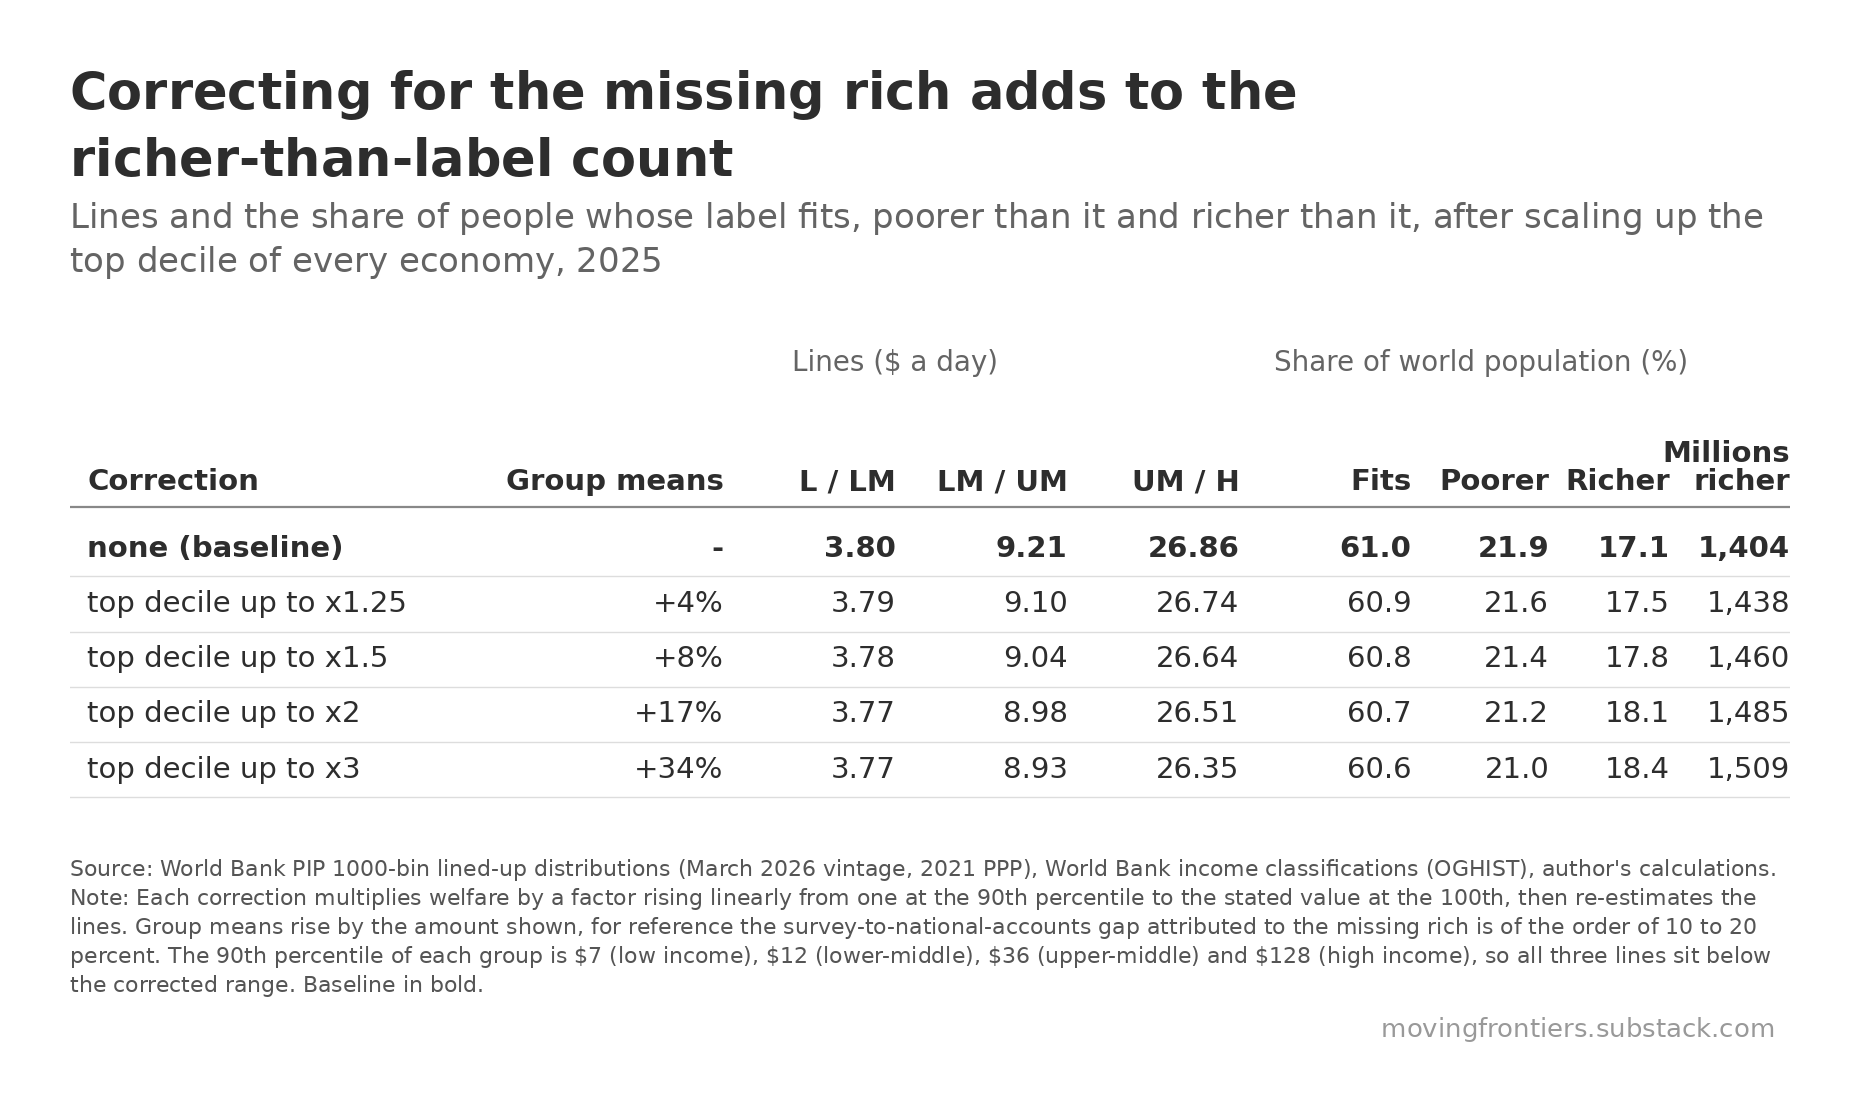

Here is the Python script that generated this plot:
"""table-4-missing-rich.py - Moving Frontiers, Belindia post. Self-sufficient: house style and data embedded.
Data frozen 12 Sep 2026 from World Bank PIP 1000-bin distributions (March 2026 vintage) and OGHIST (July 2026);
2026 = nowcast with China high income. Run: python3 table-4-missing-rich.py  ->  table-4-missing-rich.png (and table-4-missing-rich.csv is the same data).
Method: typicality lines = crossings of the four class curves of daily welfare (see belindia_typicality.xlsx)."""
import matplotlib; matplotlib.use("Agg")
import matplotlib.pyplot as plt, numpy as np, sys, types

# ---------------------------------------------------------------- house style (moving_frontiers_style.py, verbatim)
_mf = types.ModuleType("moving_frontiers_style"); sys.modules["moving_frontiers_style"] = _mf
exec(compile('"""\nmoving_frontiers_style.py - Moving Frontiers house style.\n\nDraw the plot in matplotlib, save it, then call compose(). The title, subtitle,\ncaption and watermark are laid out in PIL, where every gap is measured ink to ink\nrather than through matplotlib text boxes, which carry the font\'s full ascent and\ndescent whether or not the string has ascenders or descenders.\n\n    import moving_frontiers_style as mf\n    mf.rc()\n    fig, ax = plt.subplots(figsize=(8, 5.6), dpi=mf.DPI)\n    ...plot in mf.palette(2)...\n    fig.savefig("plot.png", dpi=mf.DPI, facecolor="white", bbox_inches="tight")\n    mf.compose("plot.png", "chart.png", TITLE, SUBTITLE, SOURCE, NOTE)\n\n"""\n\nimport os\nimport numpy as np\nimport matplotlib\nfrom PIL import Image, ImageDraw, ImageFont\n\nDPI = 200\n\n# ---- colours: the main elements, by how many series the chart has ----\nRED, GOLD, GREEN, BLUE = "#C62828", "#F9A825", "#00897B", "#283593"\nPALETTE = {1: [BLUE],\n           2: [RED, BLUE],\n           3: [RED, BLUE, GOLD],\n           4: [RED, GOLD, GREEN, BLUE]}\nGREY = "#888888"          # axes, rules, de-emphasised marks\n\n\ndef palette(n):\n    assert n in PALETTE, "the house palette covers one to four series"\n    return PALETTE[n]\n\n\n# ---- spacing, in pixels at 200 dpi, every gap ink to ink ----\nGAP_TITLE_SUB = 25        # subtitle below the title\nGAP_SUB_PLOT  = 70        # plot below the subtitle\nGAP_PLOT_CAP  = 60        # caption below the plot\nGAP_CAP_MARK  = 20        # watermark below the last caption line\nMARK_RIGHT    = 15        # watermark right edge, inside the content right edge\nBORDER        = 70        # empty space around the whole canvas\n\n# Canvas width is allowed to differ from chart to chart: each canvas is just the plot\n# plus the border. Pass content_w=<px> to compose() to pad a narrow plot out to a\n# common width instead, which is optional.\nCONTENT_W     = None\n\n# Type is fixed, not scaled to the chart. Sizing the title from the plot width made\n# it depend on how much white space matplotlib happened to leave, so a narrow chart\n# got a smaller title than a wide one in the same pack.\n# TYPE SCALES WITH THE CANVAS, so that a chart shown at a fixed display width, a\n# phone column say, always shows the same apparent type whatever its own pixel width.\n# The point sizes below are the sizes at REF_W; a canvas half again as wide gets type\n# half again as large, and the two look identical once both are scaled to the column.\n# Sizing type from the plot width, as an earlier version did, is not the same thing and\n# was a bug: it made the title depend on how much white space matplotlib happened to\n# leave around the axes rather than on how large the image is.\nREF_W      = 1980         # reference canvas width the point sizes below refer to\nTITLE_PT   = 19.44        # title, 54px at REF_W\nSUB_FRAC   = 0.68         # subtitle as a share of the title\nCAP_PT     = 8.5          # caption, 24px at REF_W\nMARK_MULT  = 1.2          # watermark as a share of the caption\nLEADING    = 1.32\n\n# Type inside the plot. Set once here and applied by rc(), so every chart in a pack\n# carries the same tick labels, axis titles and annotations. A build script that\n# passes its own fontsize= breaks that, so use these constants instead.\nAXIS_PT    = 13           # axis titles\nTICK_PT    = 12           # tick labels, both axes\nLEGEND_PT  = 12           # legend entries\nLABEL_PT   = 11.5         # in-plot labels and data values\nEMPH_PT    = 15           # emphasised data values, bold\n\nINK        = "#2D2D2D"    # title\nSUB_INK    = "#646464"    # subtitle\nCAP_INK    = "#555555"    # caption\nMARK_INK   = "#999999"    # watermark\nMARK_TEXT  = "movingfrontiers.substack.com"\nCREDIT     = ""\n\n\ndef rc():\n    """Matplotlib defaults for the plot itself."""\n    matplotlib.pyplot.rcParams.update({\n        "font.family": "DejaVu Sans", "font.size": AXIS_PT,\n        "axes.labelsize": AXIS_PT, "xtick.labelsize": TICK_PT,\n        "ytick.labelsize": TICK_PT, "legend.fontsize": LEGEND_PT,\n        "axes.edgecolor": GREY, "axes.linewidth": 1.0,\n        "figure.facecolor": "white", "axes.facecolor": "white"})\n\n\ndef style_ax(ax):\n    ax.spines["top"].set_visible(False)\n    ax.spines["right"].set_visible(False)\n\n\ndef _font(px, bold=False):\n    name = "DejaVuSans-Bold.ttf" if bold else "DejaVuSans.ttf"\n    for p in (os.path.join(matplotlib.get_data_path(), "fonts", "ttf", name),\n              "/usr/share/fonts/truetype/dejavu/" + name):\n        if os.path.exists(p):\n            return ImageFont.truetype(p, px)\n    raise FileNotFoundError(name)\n\n\ndef _ink(font, s):\n    """Ink top and bottom of a string relative to its baseline."""\n    b = font.getbbox(s, anchor="ls")\n    return b[1], b[3]\n\n\ndef _wrap(font, paragraphs, width):\n    """Greedy wrap. Also returns, for each line, which paragraph it came from, so a\n    line that ends because its paragraph ended can be told apart from one that ends\n    because the next word would not fit."""\n    lines, owner = [], []\n    for p, text in enumerate(paragraphs):\n        cur = ""\n        for w in text.split():\n            t = (cur + " " + w).strip()\n            if not cur or font.getlength(t) <= width:\n                cur = t\n            else:\n                lines.append(cur); owner.append(p); cur = w\n        if cur:\n            lines.append(cur); owner.append(p)\n    return lines, owner\n\n\ndef _crop(img):\n    g = np.array(img.convert("L"))\n    r = np.where((g < 250).any(1))[0]\n    c = np.where((g < 250).any(0))[0]\n    return img.crop((c.min(), r.min(), c.max() + 1, r.max() + 1))\n\n\ndef compose(plot_png, out_png, title, subtitle, source, note=None, credit=CREDIT,\n            content_w=CONTENT_W):\n    """Title band above the plot, caption and watermark below, BORDER px all around."""\n    plot = _crop(Image.open(plot_png).convert("RGB"))\n    PW, H = plot.size\n    W = max(PW, content_w or 0)          # the target is a floor, never a ceiling\n\n    k = (W + 2 * BORDER) / REF_W         # type scales with the canvas, not the plot\n    title_px = round(TITLE_PT * DPI / 72 * k)\n    cap_px   = round(CAP_PT * DPI / 72 * k)\n    f_title = _font(title_px, bold=True)\n    f_sub   = _font(int(title_px * SUB_FRAC))\n    f_cap   = _font(cap_px)\n    f_mark  = _font(round(cap_px * MARK_MULT))\n\n    tl, _ = _wrap(f_title, [title], W)\n    sl, _ = _wrap(f_sub, [subtitle], W)\n    paras = ["Source: " + source + (" " + credit if credit else "")]\n    if note:\n        paras.append("Note: " + note)\n    cl, owner = _wrap(f_cap, paras, W)\n    for i in range(len(cl) - 1):                       # lines must be maximally full\n        if owner[i + 1] == owner[i]:\n            nxt = cl[i + 1].split()[0]\n            assert f_cap.getlength(cl[i] + " " + nxt) > W, \\\n                f"caption line {i} is not filled to the full width"\n\n    tlh = int(f_title.size * LEADING)\n    slh = int(f_sub.size * LEADING)\n    clh = int(f_cap.size * LEADING)\n\n    # walk down the page, each gap measured from the ink above it\n    y, place = 0, []\n    for i, s in enumerate(tl):\n        base = y - _ink(f_title, s)[0] if i == 0 else place[-1][0] + tlh\n        place.append((base, s, f_title, INK, "left"))\n    y = place[-1][0] + _ink(f_title, tl[-1])[1]\n    for i, s in enumerate(sl):\n        base = (y + GAP_TITLE_SUB - _ink(f_sub, s)[0]) if i == 0 else place[-1][0] + slh\n        place.append((base, s, f_sub, SUB_INK, "left"))\n    y = place[-1][0] + _ink(f_sub, sl[-1])[1]\n\n    plot_y = y + GAP_SUB_PLOT\n    y = plot_y + H\n\n    for i, s in enumerate(cl):\n        base = (y + GAP_PLOT_CAP - _ink(f_cap, s)[0]) if i == 0 else place[-1][0] + clh\n        place.append((base, s, f_cap, CAP_INK, "left"))\n    y = place[-1][0] + _ink(f_cap, cl[-1])[1]\n    place.append((y + GAP_CAP_MARK - _ink(f_mark, MARK_TEXT)[0],\n                  MARK_TEXT, f_mark, MARK_INK, "right"))\n    y = place[-1][0] + _ink(f_mark, MARK_TEXT)[1]\n\n    canvas = Image.new("RGB", (W + 2 * BORDER, y + 2 * BORDER), "white")\n    canvas.paste(plot, (BORDER, plot_y + BORDER))     # left, with the title and caption\n    d = ImageDraw.Draw(canvas)\n    for base, s, f, col, align in place:\n        x = BORDER + (W - MARK_RIGHT - f.getlength(s) if align == "right" else 0)\n        d.text((x, base + BORDER), s, font=f, fill=col, anchor="ls")\n    canvas.save(out_png)\n    verify(out_png)\n    return out_png\n\n\ndef verify(png):\n    """Blank pixel rows between each block, and the border, must match the constants."""\n    a = np.array(Image.open(png).convert("L"))\n    Hh, Ww = a.shape\n    ink = a < 250\n    rows = np.where(ink.any(1))[0]\n    cols = np.where(ink.any(0))[0]\n    bands, start, prev = [], rows[0], rows[0]\n    for r in rows[1:]:\n        if r - prev > 3:\n            bands.append((start, prev)); start = r\n        prev = r\n    bands.append((start, prev))\n    gaps = [bands[i + 1][0] - bands[i][1] - 1 for i in range(len(bands) - 1)]\n    assert GAP_SUB_PLOT in gaps, f"no {GAP_SUB_PLOT}px gap below the subtitle"\n    assert GAP_PLOT_CAP in gaps, f"no {GAP_PLOT_CAP}px gap above the caption"\n    assert gaps[-1] == GAP_CAP_MARK, \\\n        f"gap above the watermark is {gaps[-1]}px, expected {GAP_CAP_MARK}"\n    assert (rows[0], Hh - 1 - rows[-1], cols[0]) == (BORDER, BORDER, BORDER), \\\n        f"top, bottom and left borders are {(rows[0], Hh - 1 - rows[-1], cols[0])}, " \\\n        f"expected {BORDER}"\n    assert Ww - 1 - cols[-1] >= BORDER, \\\n        f"right border is {Ww - 1 - cols[-1]}, expected at least {BORDER}"\n    wm_cols = np.where(ink[bands[-1][0]:bands[-1][1] + 1, :].any(0))[0]\n    assert Ww - 1 - wm_cols.max() >= BORDER + MARK_RIGHT - 3, "watermark right margin is wrong"\n    return gaps\n', "moving_frontiers_style.py", "exec"), _mf.__dict__)
mf = _mf

# ---------------------------------------------------------------- data
DATA = {'rows': [('none (baseline)', 0.0, 3.8, 9.21, 26.86, 0.6104, 0.2186, 0.171, 1404.0), ('top decile up to x1.25', 0.0423, 3.79, 9.1, 26.74, 0.6092, 0.2157, 0.1752, 1438.0), ('top decile up to x1.5', 0.0847, 3.78, 9.04, 26.64, 0.6083, 0.214, 0.1778, 1460.0), ('top decile up to x2', 0.1694, 3.77, 8.98, 26.51, 0.6072, 0.212, 0.1808, 1485.0), ('top decile up to x3', 0.3387, 3.77, 8.93, 26.35, 0.6058, 0.2103, 0.1838, 1509.0)]}

TITLE = 'Correcting for the missing rich adds to the richer-than-label count'
SUBTITLE = 'Lines and the share of people whose label fits, poorer than it and richer than it, after scaling up the top decile of every economy, 2025'
SOURCE = "World Bank PIP 1000-bin lined-up distributions (March 2026 vintage, 2021 PPP), World Bank income classifications (OGHIST), author's calculations."
NOTE = 'Each correction multiplies welfare by a factor rising linearly from one at the 90th percentile to the stated value at the 100th, then re-estimates the lines. Group means rise by the amount shown, for reference the survey-to-national-accounts gap attributed to the missing rich is of the order of 10 to 20 percent. The 90th percentile of each group is $7 (low income), $12 (lower-middle), $36 (upper-middle) and $128 (high income), so all three lines sit below the corrected range. Baseline in bold.'

def build():
    mf.rc()
    fig, ax = plt.subplots(figsize=(8, 6.4), dpi=mf.DPI)
    mf.style_ax(ax)

    rows = DATA["rows"]; nrow = len(rows); rh = 0.26
    plt.close(fig); fig = plt.figure(figsize=(8.6, 0.9 + rh * (nrow + 1)), dpi=mf.DPI); ax = fig.add_axes([0, 0, 1, 1]); ax.set_axis_off()
    ax.set_xlim(0, 100); ax.set_ylim(-(nrow + 1) * rh, rh * 2.9)
    ax.text(42, rh * 2.1, "Lines ($ a day)", ha="left", va="bottom", fontsize=mf.LABEL_PT - 1.5, color=mf.SUB_INK)
    ax.text(70, rh * 2.1, "Share of world population (%)", ha="left", va="bottom", fontsize=mf.LABEL_PT - 1.5, color=mf.SUB_INK)
    cols = [("Correction", 1, "left"), ("Group means", 38, "right"), ("L / LM", 48, "right"), ("LM / UM", 58, "right"), ("UM / H", 68, "right"), ("Fits", 78, "right"), ("Poorer", 86, "right"), ("Richer", 93, "right"), ("Millions\nricher", 100, "right")]
    for h, xx, ha in cols: ax.text(xx, -rh * 0.05, h, ha=ha, va="bottom", fontsize=mf.LABEL_PT - 1, fontweight="bold", color=mf.INK, linespacing=1.0)
    ax.plot([0, 100], [-rh * 0.25, -rh * 0.25], color=mf.GREY, lw=0.8)
    y = -rh
    for r in rows:
        lab, up, a, b, c, f, p_, q_, rm = r; base = "baseline" in lab
        fw = "bold" if base else "normal"
        ax.text(1, y, lab, ha="left", va="center", fontsize=mf.LABEL_PT - 1, color=mf.INK, fontweight=fw)
        ax.text(38, y, "-" if up == 0 else f"+{up*100:.0f}%", ha="right", va="center", fontsize=mf.LABEL_PT - 1, color=mf.INK, fontweight=fw)
        for xx, v in [(48, a), (58, b), (68, c)]:
            ax.text(xx, y, f"{v:.2f}", ha="right", va="center", fontsize=mf.LABEL_PT - 1, color=mf.INK, fontweight=fw)
        for xx, v in [(78, f), (86, p_), (93, q_)]:
            ax.text(xx, y, f"{v*100:.1f}", ha="right", va="center", fontsize=mf.LABEL_PT - 1, color=mf.INK, fontweight=fw)
        ax.text(100, y, f"{rm:,.0f}", ha="right", va="center", fontsize=mf.LABEL_PT - 1, color=mf.INK, fontweight=fw)
        ax.plot([0, 100], [y - rh / 2, y - rh / 2], color="#DDDDDD", lw=0.5)
        y -= rh

    fig.savefig("table-4-missing-rich-plot.png", dpi=mf.DPI, facecolor="white", bbox_inches="tight")
    plt.close(fig)
    mf.compose("table-4-missing-rich-plot.png", "table-4-missing-rich.png", TITLE, SUBTITLE, SOURCE, NOTE)
    import os; os.remove("table-4-missing-rich-plot.png")
    print("wrote table-4-missing-rich.png")

if __name__ == "__main__":
    build()
